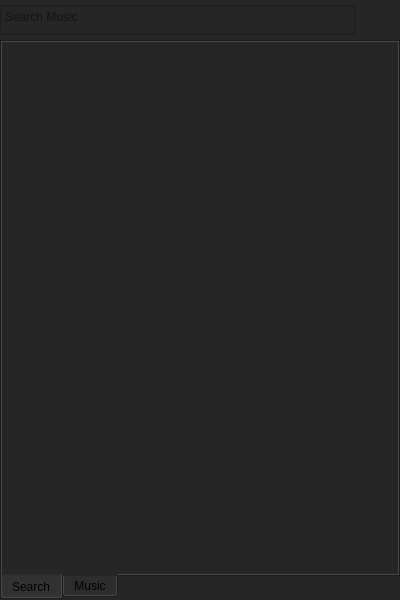
<?xml version="1.0" encoding="UTF-8"?>
<ui version="4.0">
 <class>mainWindow</class>
 <widget class="QMainWindow" name="mainWindow">
  <property name="geometry">
   <rect>
    <x>0</x>
    <y>0</y>
    <width>400</width>
    <height>600</height>
   </rect>
  </property>
  <property name="windowTitle">
   <string>NullHawk's Play</string>
  </property>
  <property name="windowIcon">
   <iconset resource="nullHawkPlay_rc.qrc">
    <normaloff>:/widget/resources/play_logo.png</normaloff>:/widget/resources/play_logo.png</iconset>
  </property>
  <widget class="QWidget" name="centralwidget">
   <property name="styleSheet">
    <string notr="true">background-color: rgb(38, 38, 38);</string>
   </property>
   <widget class="QWidget" name="horizontalLayoutWidget">
    <property name="geometry">
     <rect>
      <x>0</x>
      <y>0</y>
      <width>401</width>
      <height>41</height>
     </rect>
    </property>
    <layout class="QHBoxLayout" name="horizontalLayout">
     <item>
      <widget class="QTextEdit" name="searchBox">
       <property name="sizePolicy">
        <sizepolicy hsizetype="Expanding" vsizetype="Maximum">
         <horstretch>0</horstretch>
         <verstretch>0</verstretch>
        </sizepolicy>
       </property>
       <property name="maximumSize">
        <size>
         <width>500</width>
         <height>30</height>
        </size>
       </property>
       <property name="verticalScrollBarPolicy">
        <enum>Qt::ScrollBarAlwaysOff</enum>
       </property>
       <property name="overwriteMode">
        <bool>false</bool>
       </property>
       <property name="placeholderText">
        <string extracomment="Search Music">Search Music</string>
       </property>
      </widget>
     </item>
     <item>
      <widget class="QPushButton" name="searchBtn">
       <property name="sizePolicy">
        <sizepolicy hsizetype="Minimum" vsizetype="Preferred">
         <horstretch>0</horstretch>
         <verstretch>0</verstretch>
        </sizepolicy>
       </property>
       <property name="maximumSize">
        <size>
         <width>16777215</width>
         <height>30</height>
        </size>
       </property>
       <property name="cursor">
        <cursorShape>PointingHandCursor</cursorShape>
       </property>
       <property name="text">
        <string/>
       </property>
       <property name="icon">
        <iconset theme="search"/>
       </property>
       <property name="flat">
        <bool>true</bool>
       </property>
      </widget>
     </item>
    </layout>
   </widget>
   <widget class="QTabWidget" name="musicTab">
    <property name="geometry">
     <rect>
      <x>0</x>
      <y>40</y>
      <width>400</width>
      <height>560</height>
     </rect>
    </property>
    <property name="styleSheet">
     <string notr="true">background-color: rgb(38, 38, 38);</string>
    </property>
    <property name="tabPosition">
     <enum>QTabWidget::South</enum>
    </property>
    <property name="tabShape">
     <enum>QTabWidget::Rounded</enum>
    </property>
    <property name="currentIndex">
     <number>0</number>
    </property>
    <property name="elideMode">
     <enum>Qt::ElideNone</enum>
    </property>
    <property name="tabsClosable">
     <bool>false</bool>
    </property>
    <property name="tabBarAutoHide">
     <bool>false</bool>
    </property>
    <widget class="QWidget" name="search">
     <attribute name="title">
      <string>Search</string>
     </attribute>
     <widget class="QListWidget" name="search_List">
      <property name="geometry">
       <rect>
        <x>-1</x>
        <y>0</y>
        <width>393</width>
        <height>524</height>
       </rect>
      </property>
      <property name="frameShape">
       <enum>QFrame::NoFrame</enum>
      </property>
     </widget>
    </widget>
    <widget class="QWidget" name="music">
     <attribute name="title">
      <string>Music</string>
     </attribute>
     <widget class="QLabel" name="album_photo">
      <property name="geometry">
       <rect>
        <x>75</x>
        <y>50</y>
        <width>250</width>
        <height>250</height>
       </rect>
      </property>
      <property name="font">
       <font>
        <family>Inconsolata Semi Condensed Bold</family>
        <pointsize>20</pointsize>
        <weight>75</weight>
        <bold>true</bold>
       </font>
      </property>
      <property name="text">
       <string/>
      </property>
      <property name="pixmap">
       <pixmap resource="nullHawkPlay_rc.qrc">:/widget/resources/jbalbum.webp</pixmap>
      </property>
      <property name="scaledContents">
       <bool>true</bool>
      </property>
     </widget>
     <widget class="QSlider" name="slider">
      <property name="geometry">
       <rect>
        <x>15</x>
        <y>400</y>
        <width>360</width>
        <height>20</height>
       </rect>
      </property>
      <property name="value">
       <number>30</number>
      </property>
      <property name="orientation">
       <enum>Qt::Horizontal</enum>
      </property>
     </widget>
     <widget class="QLabel" name="music_name">
      <property name="geometry">
       <rect>
        <x>10</x>
        <y>320</y>
        <width>371</width>
        <height>31</height>
       </rect>
      </property>
      <property name="font">
       <font>
        <family>Inconsolata Semi Condensed Bold</family>
        <pointsize>25</pointsize>
        <weight>75</weight>
        <bold>true</bold>
       </font>
      </property>
      <property name="text">
       <string>Music Name</string>
      </property>
      <property name="alignment">
       <set>Qt::AlignCenter</set>
      </property>
     </widget>
     <widget class="QLabel" name="artist_name">
      <property name="geometry">
       <rect>
        <x>10</x>
        <y>350</y>
        <width>371</width>
        <height>20</height>
       </rect>
      </property>
      <property name="font">
       <font>
        <family>Inconsolata Semi Condensed</family>
        <pointsize>12</pointsize>
       </font>
      </property>
      <property name="styleSheet">
       <string notr="true">color: rgb(162, 162, 162);</string>
      </property>
      <property name="text">
       <string>Artist</string>
      </property>
      <property name="alignment">
       <set>Qt::AlignCenter</set>
      </property>
     </widget>
     <widget class="QWidget" name="horizontalLayoutWidget_2">
      <property name="geometry">
       <rect>
        <x>30</x>
        <y>430</y>
        <width>331</width>
        <height>61</height>
       </rect>
      </property>
      <layout class="QHBoxLayout" name="horizontalLayout_2">
       <item>
        <widget class="QPushButton" name="backward">
         <property name="text">
          <string/>
         </property>
         <property name="icon">
          <iconset theme="media-skip-backward"/>
         </property>
         <property name="iconSize">
          <size>
           <width>25</width>
           <height>25</height>
          </size>
         </property>
         <property name="flat">
          <bool>true</bool>
         </property>
        </widget>
       </item>
       <item>
        <widget class="QPushButton" name="pause">
         <property name="text">
          <string/>
         </property>
         <property name="icon">
          <iconset theme="media-playback-pause">
           <normaloff>.</normaloff>.</iconset>
         </property>
         <property name="iconSize">
          <size>
           <width>25</width>
           <height>25</height>
          </size>
         </property>
         <property name="flat">
          <bool>true</bool>
         </property>
        </widget>
       </item>
       <item>
        <widget class="QPushButton" name="forward">
         <property name="text">
          <string/>
         </property>
         <property name="icon">
          <iconset theme="media-skip-forward">
           <normaloff>.</normaloff>.</iconset>
         </property>
         <property name="iconSize">
          <size>
           <width>25</width>
           <height>25</height>
          </size>
         </property>
         <property name="flat">
          <bool>true</bool>
         </property>
        </widget>
       </item>
      </layout>
     </widget>
    </widget>
   </widget>
  </widget>
 </widget>
 <resources>
  <include location="nullHawkPlay_rc.qrc"/>
 </resources>
 <connections/>
</ui>
